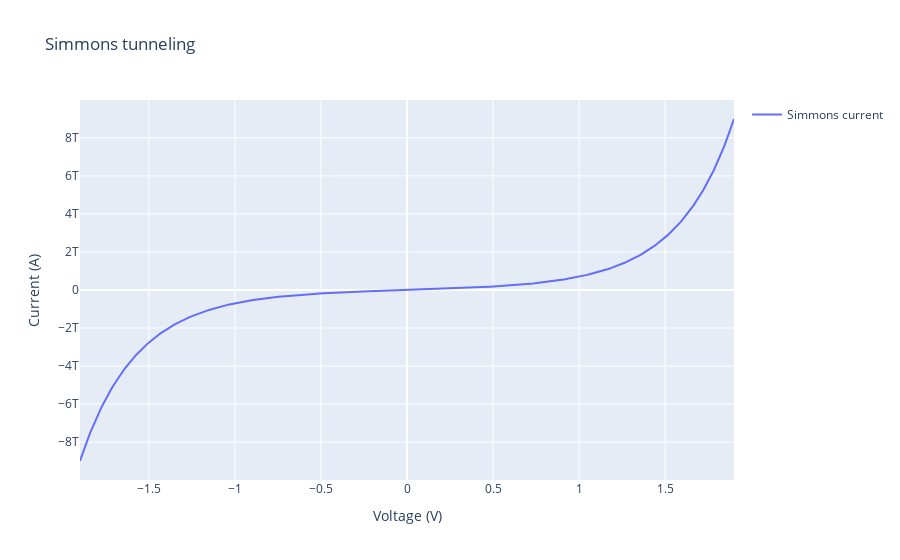

Source (notebook cell):
### Code cell
fig = go.Figure()

fig.add_trace(
    go.Scatter(
        x=V,
        y=I,
        mode="lines",
        name="Simmons current"
    )
)

fig.update_layout(
    xaxis_title="Voltage (V)",
    yaxis_title="Current (A)",
    title="Simmons tunneling",
    showlegend=True
)

fig.show()

### Figure 1 — Plotly figure (JSON) as saved in the notebook; plotly's stock layout.template omitted (floating-point values rounded to 4 significant figures; data arrays with more than 128 entries replaced by an {"elided": "..."} marker saying what was removed)
{"data": [{"mode": "lines", "name": "Simmons current", "type": "scatter", "x": {"elided": "500 float values"}, "y": {"elided": "500 float values"}}], "layout": {"showlegend": true, "title": {"text": "Simmons tunneling"}, "xaxis": {"title": {"text": "Voltage (V)"}}, "yaxis": {"title": {"text": "Current (A)"}}}}
